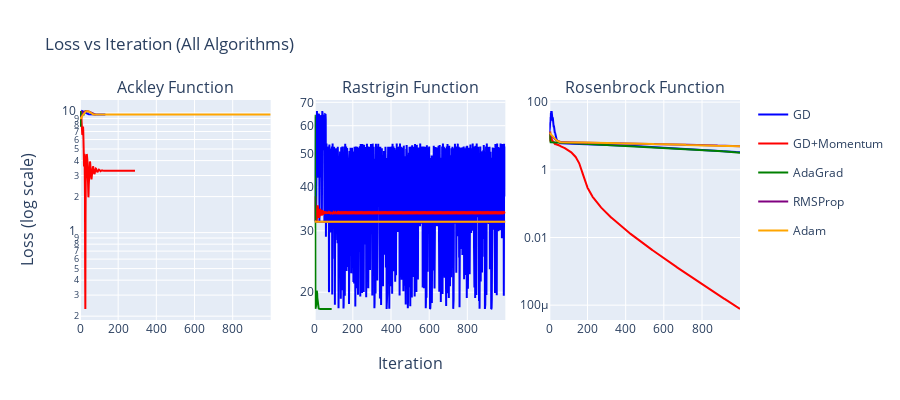

The notebook cell this image was saved under:
### Code cell
import plotly.graph_objects as go
from plotly.subplots import make_subplots

# Create loss curves for all functions
fig = make_subplots(
    rows=1, cols=3,
    subplot_titles=['Ackley Function', 'Rastrigin Function', 'Rosenbrock Function'],
    x_title='Iteration',
    y_title='Loss (log scale)'
)

colors = ['blue', 'red', 'green', 'purple', 'orange']

for col_idx, func_name in enumerate(['Ackley', 'Rastrigin', 'Rosenbrock'], start=1):
    for color_idx, (alg_name, result) in enumerate(all_results[func_name].items()):
        fig.add_trace(
            go.Scatter(
                x=list(range(len(result['losses']))),
                y=result['losses'],
                mode='lines',
                name=alg_name,
                line=dict(color=colors[color_idx]),
                legendgroup=alg_name,
                showlegend=(col_idx == 1)
            ),
            row=1, col=col_idx
        )

fig.update_yaxes(type="log")
fig.update_layout(
    height=400,
    title_text="Loss vs Iteration (All Algorithms)",
    hovermode='x unified'
)
fig.show()

### Figure 1 — Plotly figure (JSON) as saved in the notebook; plotly's stock layout.template omitted (floating-point values rounded to 4 significant figures; data arrays with more than 128 entries replaced by an {"elided": "..."} marker saying what was removed)
{"data": [{"legendgroup": "GD", "line": {"color": "blue"}, "mode": "lines", "name": "GD", "showlegend": true, "type": "scatter", "x": {"elided": "134 int values"}, "xaxis": "x", "y": {"elided": "134 float values"}, "yaxis": "y"}, {"legendgroup": "GD+Momentum", "line": {"color": "red"}, "mode": "lines", "name": "GD+Momentum", "showlegend": true, "type": "scatter", "x": {"elided": "289 int values"}, "xaxis": "x", "y": {"elided": "289 float values"}, "yaxis": "y"}, {"legendgroup": "AdaGrad", "line": {"color": "green"}, "mode": "lines", "name": "AdaGrad", "showlegend": true, "type": "scatter", "x": [0, 1, 2, 3, 4, 5, 6, 7, 8, 9, 10, 11, 12, 13, 14, 15, 16, 17, 18, 19, 20, 21, 22, 23, 24], "xaxis": "x", "y": [9.024, 10.22, 7.664, 10.36, 9.686, 9.751, 9.715, 9.734, 9.724, 9.729, 9.726, 9.728, 9.727, 9.728, 9.727, 9.728, 9.727, 9.727, 9.727, 9.727, 9.727, 9.727, 9.727, 9.727, 9.727], "yaxis": "y"}, {"legendgroup": "RMSProp", "line": {"color": "purple"}, "mode": "lines", "name": "RMSProp", "showlegend": true, "type": "scatter", "x": [0, 1, 2, 3, 4, 5, 6, 7, 8, 9, 10, 11, 12, 13, 14, 15, 16, 17, 18, 19, 20, 21, 22, 23, 24, 25, 26, 27, 28, 29, 30, 31, 32, 33, 34, 35, 36, 37, 38, 39, 40, 41, 42, 43, 44, 45, 46, 47, 48, 49, 50, 51, 52, 53, 54, 55, 56, 57, 58, 59, 60, 61, 62, 63, 64, 65, 66, 67, 68, 69, 70, 71, 72, 73, 74, 75, 76, 77, 78, 79, 80, 81], "xaxis": "x", "y": [9.024, 9.001, 9.026, 9.081, 9.155, 9.238, 9.326, 9.415, 9.503, 9.587, 9.667, 9.743, 9.814, 9.879, 9.94, 9.996, 10.05, 10.09, 10.14, 10.17, 10.21, 10.24, 10.27, 10.29, 10.31, 10.33, 10.35, 10.36, 10.37, 10.38, 10.39, 10.39, 10.39, 10.39, 10.39, 10.39, 10.39, 10.38, 10.38, 10.37, 10.36, 10.35, 10.34, 10.32, 10.31, 10.3, 10.28, 10.26, 10.25, 10.23, 10.21, 10.19, 10.16, 10.14, 10.12, 10.1, 10.07, 10.05, 10.02, 9.996, 9.97, 9.944, 9.919, 9.894, 9.869, 9.846, 9.824, 9.804, 9.786, 9.771, 9.758, 9.748, 9.74, 9.735, 9.731, 9.729, 9.728, 9.728, 9.728, 9.727, 9.727, 9.727], "yaxis": "y"}, {"legendgroup": "Adam", "line": {"color": "orange"}, "mode": "lines", "name": "Adam", "showlegend": true, "type": "scatter", "x": {"elided": "1000 int values"}, "xaxis": "x", "y": {"elided": "1000 float values"}, "yaxis": "y"}, {"legendgroup": "GD", "line": {"color": "blue"}, "mode": "lines", "name": "GD", "showlegend": false, "type": "scatter", "x": {"elided": "1000 int values"}, "xaxis": "x2", "y": {"elided": "1000 float values"}, "yaxis": "y2"}, {"legendgroup": "GD+Momentum", "line": {"color": "red"}, "mode": "lines", "name": "GD+Momentum", "showlegend": false, "type": "scatter", "x": {"elided": "1000 int values"}, "xaxis": "x2", "y": {"elided": "1000 float values"}, "yaxis": "y2"}, {"legendgroup": "AdaGrad", "line": {"color": "green"}, "mode": "lines", "name": "AdaGrad", "showlegend": false, "type": "scatter", "x": [0, 1, 2, 3, 4, 5, 6, 7, 8, 9, 10, 11, 12, 13, 14, 15, 16, 17, 18, 19, 20, 21, 22, 23, 24, 25, 26, 27, 28, 29, 30, 31, 32, 33, 34, 35, 36, 37, 38, 39, 40, 41, 42, 43, 44, 45, 46, 47, 48, 49, 50, 51, 52, 53, 54, 55, 56, 57, 58, 59, 60, 61, 62, 63, 64, 65, 66, 67, 68, 69, 70, 71, 72, 73, 74, 75, 76, 77, 78, 79, 80, 81, 82, 83, 84, 85, 86, 87, 88, 89], "xaxis": "x2", "y": [32.0, 64.5, 30.55, 43.08, 17.95, 17.99, 18.08, 18.25, 18.56, 19.08, 19.64, 20.2, 20.08, 19.88, 19.28, 18.92, 18.55, 18.34, 18.18, 18.09, 18.02, 17.98, 17.95, 17.94, 17.93, 17.92, 17.92, 17.91, 17.91, 17.91, 17.91, 17.91, 17.91, 17.91, 17.91, 17.91, 17.91, 17.91, 17.91, 17.91, 17.91, 17.91, 17.91, 17.91, 17.91, 17.91, 17.91, 17.91, 17.91, 17.91, 17.91, 17.91, 17.91, 17.91, 17.91, 17.91, 17.91, 17.91, 17.91, 17.91, 17.91, 17.91, 17.91, 17.91, 17.91, 17.91, 17.91, 17.91, 17.91, 17.91, 17.91, 17.91, 17.91, 17.91, 17.91, 17.91, 17.91, 17.91, 17.91, 17.91, 17.91, 17.91, 17.91, 17.91, 17.91, 17.91, 17.91, 17.91, 17.91, 17.91], "yaxis": "y2"}, {"legendgroup": "RMSProp", "line": {"color": "purple"}, "mode": "lines", "name": "RMSProp", "showlegend": false, "type": "scatter", "x": {"elided": "1000 int values"}, "xaxis": "x2", "y": {"elided": "1000 float values"}, "yaxis": "y2"}, {"legendgroup": "Adam", "line": {"color": "orange"}, "mode": "lines", "name": "Adam", "showlegend": false, "type": "scatter", "x": {"elided": "1000 int values"}, "xaxis": "x2", "y": {"elided": "1000 float values"}, "yaxis": "y2"}, {"legendgroup": "GD", "line": {"color": "blue"}, "mode": "lines", "name": "GD", "showlegend": false, "type": "scatter", "x": {"elided": "1000 int values"}, "xaxis": "x3", "y": {"elided": "1000 float values"}, "yaxis": "y3"}, {"legendgroup": "GD+Momentum", "line": {"color": "red"}, "mode": "lines", "name": "GD+Momentum", "showlegend": false, "type": "scatter", "x": {"elided": "1000 int values"}, "xaxis": "x3", "y": {"elided": "1000 float values"}, "yaxis": "y3"}, {"legendgroup": "AdaGrad", "line": {"color": "green"}, "mode": "lines", "name": "AdaGrad", "showlegend": false, "type": "scatter", "x": {"elided": "1000 int values"}, "xaxis": "x3", "y": {"elided": "1000 float values"}, "yaxis": "y3"}, {"legendgroup": "RMSProp", "line": {"color": "purple"}, "mode": "lines", "name": "RMSProp", "showlegend": false, "type": "scatter", "x": {"elided": "1000 int values"}, "xaxis": "x3", "y": {"elided": "1000 float values"}, "yaxis": "y3"}, {"legendgroup": "Adam", "line": {"color": "orange"}, "mode": "lines", "name": "Adam", "showlegend": false, "type": "scatter", "x": {"elided": "1000 int values"}, "xaxis": "x3", "y": {"elided": "1000 float values"}, "yaxis": "y3"}], "layout": {"annotations": [{"font": {"size": 16}, "showarrow": false, "text": "Ackley Function", "x": 0.1444, "xanchor": "center", "xref": "paper", "y": 1, "yanchor": "bottom", "yref": "paper"}, {"font": {"size": 16}, "showarrow": false, "text": "Rastrigin Function", "x": 0.5, "xanchor": "center", "xref": "paper", "y": 1, "yanchor": "bottom", "yref": "paper"}, {"font": {"size": 16}, "showarrow": false, "text": "Rosenbrock Function", "x": 0.8556, "xanchor": "center", "xref": "paper", "y": 1, "yanchor": "bottom", "yref": "paper"}, {"font": {"size": 16}, "showarrow": false, "text": "Iteration", "x": 0.5, "xanchor": "center", "xref": "paper", "y": 0, "yanchor": "top", "yref": "paper", "yshift": -30}, {"font": {"size": 16}, "showarrow": false, "text": "Loss (log scale)", "textangle": -90, "x": 0, "xanchor": "right", "xref": "paper", "xshift": -40, "y": 0.5, "yanchor": "middle", "yref": "paper"}], "height": 400, "hovermode": "x unified", "title": {"text": "Loss vs Iteration (All Algorithms)"}, "xaxis": {"anchor": "y", "domain": [0, 0.2889]}, "xaxis2": {"anchor": "y2", "domain": [0.3556, 0.6444]}, "xaxis3": {"anchor": "y3", "domain": [0.7111, 1]}, "yaxis": {"anchor": "x", "domain": [0, 1], "type": "log"}, "yaxis2": {"anchor": "x2", "domain": [0, 1], "type": "log"}, "yaxis3": {"anchor": "x3", "domain": [0, 1], "type": "log"}}}
